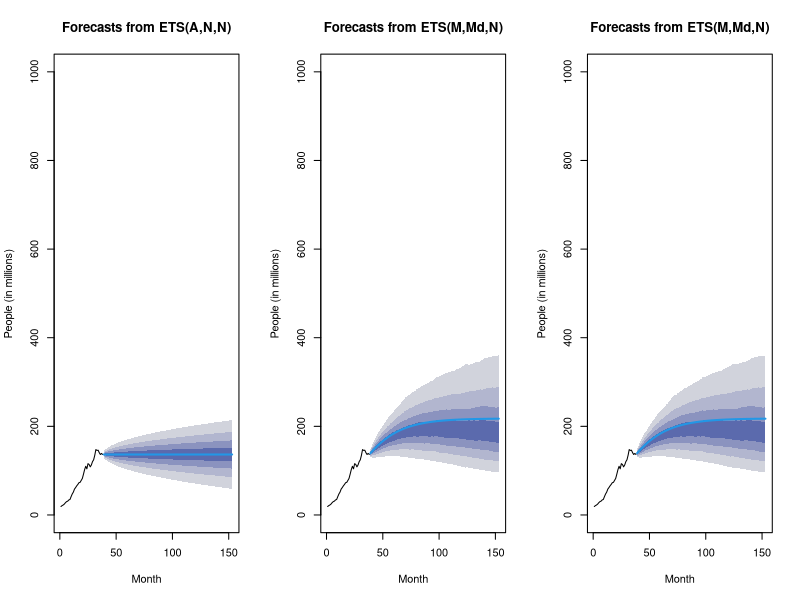

Write the R code that produced this figure.
library(data.table)
library(forecast)

tumblr.data <- read.csv("datasets/Tumblr.csv")
people.ts <- ts(tumblr.data$People.Worldwide) / 1000000

people.ets.ANN <- ets(people.ts, model = "ANN") # Fit Model 1 to time series
people.ets.MMN <- ets(people.ts, model = "MNN", damped = F) # Fit Model #2
people.ets.MMdN <- ets(people.ts, model = "MMN", damped = T) # Fit Model #3

people.ets.ANN.pred <- forecast(people.ets.ANN, h = 115, level = c(0.2, 0.4, 0.6, 0.8))
people.ets.MMN.pred <- forecast(people.ets.MMN, h = 115, level = c(0.2, 0.4, 0.6, 0.8))
people.ets.MMdN.pred <- forecast(people.ets.MMdN, h = 115, level = c(0.2, 0.4, 0.6, 0.8))

par(mfrow = c(1, 3))
plot(people.ets.ANN.pred, xlab = "Month", ylab = "People (in millions)", ylim = c(0, 1000))
plot(people.ets.MMdN.pred, xlab = "Month", ylab = "People (in millions)", ylim = c(0, 1000))
plot(people.ets.MMdN.pred, xlab = "Month", ylab = "People (in millions)", ylim = c(0, 1000))
